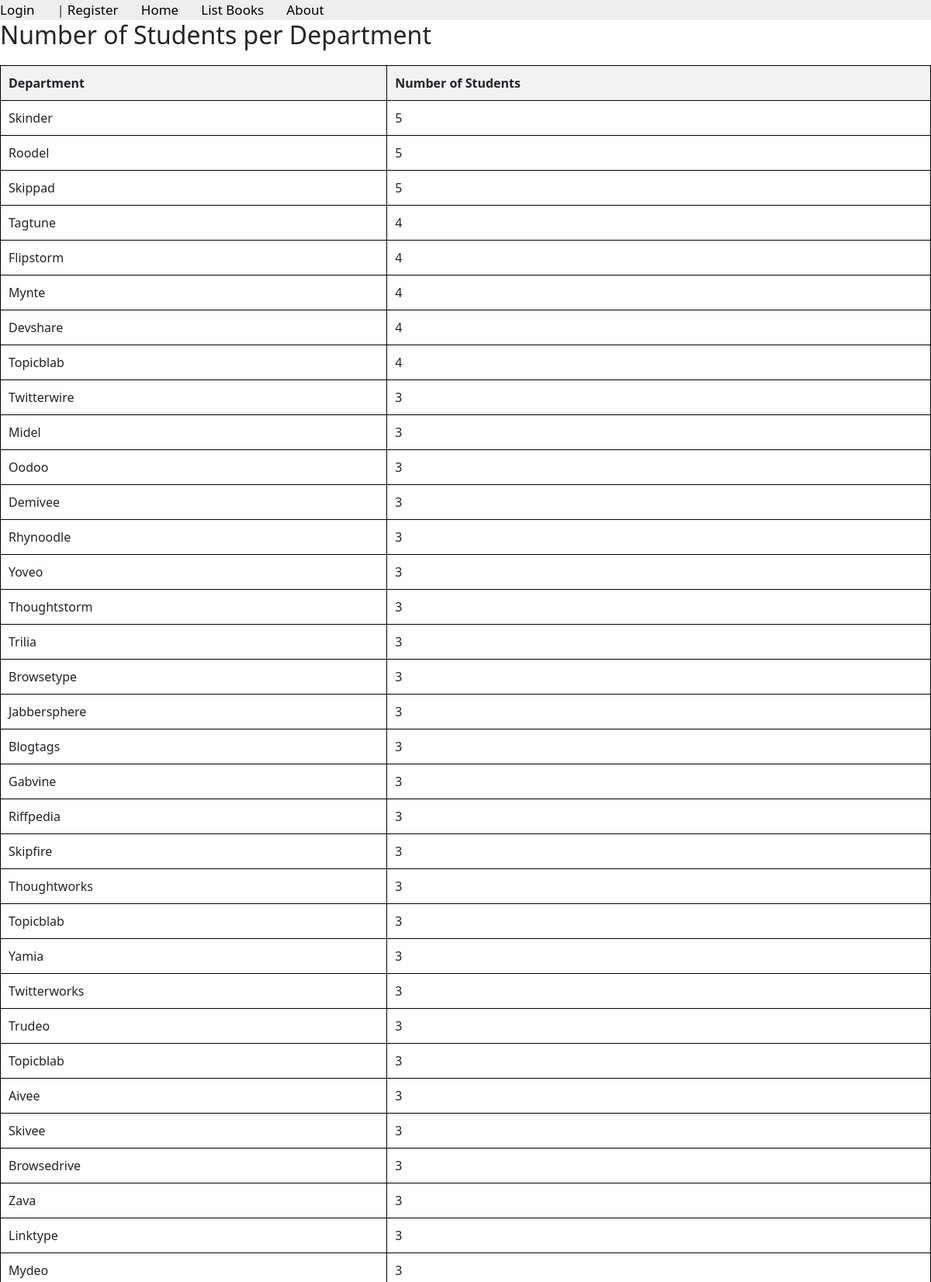
The app's page /books/lab9/task1 (upper part) with its own data.
### apps/bookmodule/models.py (models this page shows)
class Department(models.Model):
    name = models.CharField(max_length = 100, null=True, blank=True)

### apps/bookmodule/views.py (the view)
# urls.py: path('lab9/task1', views.lab9_task1 , name='lab9_task1'),
def lab9_task1(request):
    name_of_Dep = Department.objects.annotate(student_count=Count('student3')) .order_by('-student_count')
    return render(request, 'bookmodule/department.html', {'name_of_Dep': name_of_Dep})

### apps/templates/bookmodule/department.html (shortened to what this page needs)
{% extends "layouts/base.html" %}
{% load static %}
{% block content %}
<h2>Number of Students per Department</h2>
<table border="1">
    <tr>
        <th>Department</th>
        <th>Number of Students</th>
    </tr>
    {% for dept in name_of_Dep %}
        <tr>
            <td>{{ dept.name }}</td>
            <td>{{ dept.student_count }}</td>
        </tr>
    {% endfor %}
</table>
{% endblock content %}

### apps/templates/bookmodule/department.html (style rules this page uses)
table { width: 100%; border-collapse: collapse; margin-top: 20px; }
th, td { border: 1px solid black; padding: 10px; text-align: left; }
th { background-color: #f2f2f2; }

### records on screen
Department: name "Skinder", student_count "5"
Department: name "Roodel", student_count "5"
Department: name "Skippad", student_count "5"
Department: name "Tagtune", student_count "4"
Department: name "Flipstorm", student_count "4"
Department: name "Mynte", student_count "4"
Department: name "Devshare", student_count "4"
Department: name "Topicblab", student_count "4"
Department: name "Twitterwire", student_count "3"
Department: name "Midel", student_count "3"
Department: name "Oodoo", student_count "3"
Department: name "Demivee", student_count "3"
Department: name "Rhynoodle", student_count "3"
Department: name "Yoveo", student_count "3"
Department: name "Thoughtstorm", student_count "3"
Department: name "Trilia", student_count "3"
Department: name "Browsetype", student_count "3"
Department: name "Jabbersphere", student_count "3"
Department: name "Blogtags", student_count "3"
Department: name "Gabvine", student_count "3"
Department: name "Riffpedia", student_count "3"
Department: name "Skipfire", student_count "3"
Department: name "Thoughtworks", student_count "3"
Department: name "Topicblab", student_count "3"
Department: name "Yamia", student_count "3"
Department: name "Twitterworks", student_count "3"
Department: name "Trudeo", student_count "3"
Department: name "Topicblab", student_count "3"
Department: name "Aivee", student_count "3"
Department: name "Skivee", student_count "3"
Department: name "Browsedrive", student_count "3"
Department: name "Zava", student_count "3"
Department: name "Linktype", student_count "3"
Department: name "Mydeo", student_count "3"
